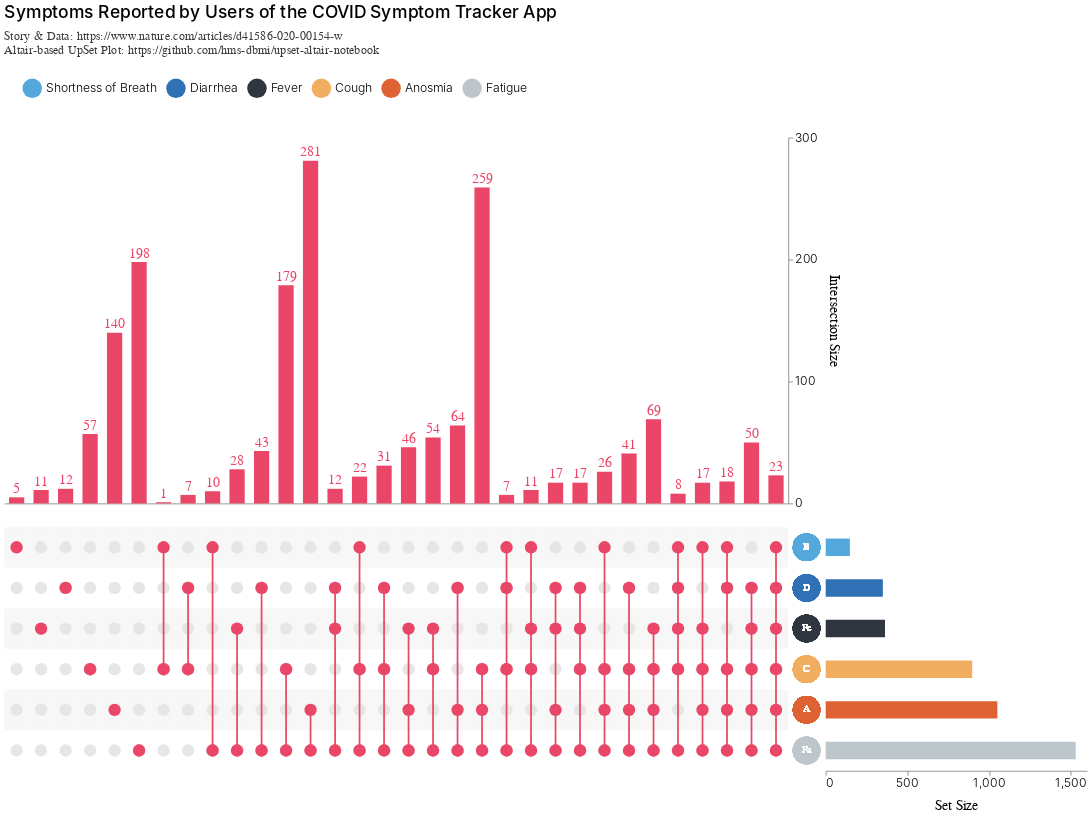

Source (Vega-Lite JSON):
### Vega-Lite specification from a JSON file in a GitHub repository (floating-point values rounded to 4 significant figures; data arrays with more than 128 entries replaced by an {"elided": "..."} marker saying what was removed)
{"config": {"view": {"continuousWidth": 400, "continuousHeight": 300, "stroke": null}, "axis": {"labelFontSize": 14, "labelFontWeight": 300, "titleFontSize": 16, "titleFontWeight": 400, "titlePadding": 10}, "concat": {"spacing": 0}, "legend": {"labelFontSize": 14, "labelFontWeight": 300, "orient": "top", "padding": 20, "symbolSize": 500.0, "symbolType": "circle", "titleFontSize": 16, "titleFontWeight": 400}, "title": {"anchor": "start", "fontSize": 18, "fontWeight": 400, "subtitlePadding": 10}}, "vconcat": [{"layer": [{"mark": {"type": "bar", "color": "#3A3A3A", "size": 17.5}, "encoding": {"color": {"condition": {"value": "#3A3A3A", "selection": {"not": "selector014"}}, "value": "#EA4667"}, "tooltip": [{"type": "quantitative", "aggregate": "max", "field": "count", "title": "Cardinality"}, {"type": "quantitative", "field": "degree", "title": "Degree"}], "x": {"type": "nominal", "axis": {"domain": true, "grid": false, "labels": false, "ticks": false}, "field": "intersection_id", "sort": {"field": "degree", "order": "ascending"}, "title": null}, "y": {"type": "quantitative", "aggregate": "max", "axis": {"grid": false, "orient": "right", "tickCount": 3}, "field": "count", "title": "Intersection Size"}}, "height": 420.0, "selection": {"selector014": {"type": "single", "fields": ["intersection_id"], "on": "mouseover"}, "selector013": {"type": "multi", "fields": ["set"], "bind": "legend"}}, "transform": [{"filter": {"selection": "selector013"}}, {"pivot": "set", "value": "is_intersect", "groupby": ["intersection_id", "count"], "op": "max"}, {"aggregate": [{"op": "sum", "field": "count", "as": "count"}], "groupby": ["Shortness of Breath", "Diarrhea", "Fever", "Cough", "Anosmia", "Fatigue"]}, {"calculate": "(isDefined(datum['Shortness of Breath']) ? datum['Shortness of Breath'] : 0)+(isDefined(datum['Diarrhea']) ? datum['Diarrhea'] : 0)+(isDefined(datum['Fever']) ? datum['Fever'] : 0)+(isDefined(datum['Cough']) ? datum['Cough'] : 0)+(isDefined(datum['Anosmia']) ? datum['Anosmia'] : 0)+(isDefined(datum['Fatigue']) ? datum['Fatigue'] : 0)", "as": "degree"}, {"filter": "(datum['degree'] !== 0)"}, {"window": [{"op": "row_number", "field": "", "as": "intersection_id"}], "frame": [null, null]}, {"fold": ["Shortness of Breath", "Diarrhea", "Fever", "Cough", "Anosmia", "Fatigue"], "as": ["set", "is_intersect"]}, {"lookup": "set", "from": {"data": {"name": "data-edc52b94e708b8ac518e05227a1d24db"}, "key": "set", "fields": ["set_abbre"]}}, {"lookup": "set", "from": {"data": {"name": "data-845b010f0be9092a4e24abf6f511af02"}, "key": "set", "fields": ["set_order"]}}, {"filter": {"selection": "selector013"}}, {"window": [{"op": "distinct", "field": "set", "as": "set_order"}], "frame": [null, 0], "sort": [{"field": "set_order"}]}], "width": 900}, {"mark": {"type": "text", "color": "#3A3A3A", "dy": -10, "size": 16}, "encoding": {"color": {"condition": {"value": "#3A3A3A", "selection": {"not": "selector014"}}, "value": "#EA4667"}, "text": {"type": "quantitative", "field": "count", "format": ".0f"}, "tooltip": [{"type": "quantitative", "aggregate": "max", "field": "count", "title": "Cardinality"}, {"type": "quantitative", "field": "degree", "title": "Degree"}], "x": {"type": "nominal", "axis": {"domain": true, "grid": false, "labels": false, "ticks": false}, "field": "intersection_id", "sort": {"field": "degree", "order": "ascending"}, "title": null}, "y": {"type": "quantitative", "aggregate": "max", "axis": {"grid": false, "orient": "right", "tickCount": 3}, "field": "count", "title": "Intersection Size"}}, "height": 420.0, "transform": [{"filter": {"selection": "selector013"}}, {"pivot": "set", "value": "is_intersect", "groupby": ["intersection_id", "count"], "op": "max"}, {"aggregate": [{"op": "sum", "field": "count", "as": "count"}], "groupby": ["Shortness of Breath", "Diarrhea", "Fever", "Cough", "Anosmia", "Fatigue"]}, {"calculate": "(isDefined(datum['Shortness of Breath']) ? datum['Shortness of Breath'] : 0)+(isDefined(datum['Diarrhea']) ? datum['Diarrhea'] : 0)+(isDefined(datum['Fever']) ? datum['Fever'] : 0)+(isDefined(datum['Cough']) ? datum['Cough'] : 0)+(isDefined(datum['Anosmia']) ? datum['Anosmia'] : 0)+(isDefined(datum['Fatigue']) ? datum['Fatigue'] : 0)", "as": "degree"}, {"filter": "(datum['degree'] !== 0)"}, {"window": [{"op": "row_number", "field": "", "as": "intersection_id"}], "frame": [null, null]}, {"fold": ["Shortness of Breath", "Diarrhea", "Fever", "Cough", "Anosmia", "Fatigue"], "as": ["set", "is_intersect"]}, {"lookup": "set", "from": {"data": {"name": "data-edc52b94e708b8ac518e05227a1d24db"}, "key": "set", "fields": ["set_abbre"]}}, {"lookup": "set", "from": {"data": {"name": "data-845b010f0be9092a4e24abf6f511af02"}, "key": "set", "fields": ["set_order"]}}, {"filter": {"selection": "selector013"}}, {"window": [{"op": "distinct", "field": "set", "as": "set_order"}], "frame": [null, 0], "sort": [{"field": "set_order"}]}], "width": 900}]}, {"hconcat": [{"layer": [{"mark": {"type": "circle", "opacity": 1, "size": 200}, "encoding": {"color": {"condition": {"value": "#3A3A3A", "selection": {"not": "selector014"}}, "value": "#EA4667"}, "tooltip": [{"type": "quantitative", "aggregate": "max", "field": "count", "title": "Cardinality"}, {"type": "quantitative", "field": "degree", "title": "Degree"}], "x": {"type": "nominal", "axis": {"domain": false, "grid": false, "labels": false, "ticks": false}, "field": "intersection_id", "sort": {"field": "degree", "order": "ascending"}, "title": null}, "y": {"type": "nominal", "axis": {"domain": false, "grid": false, "labels": false, "ticks": false}, "field": "set_order", "title": null}}, "height": 280.0, "selection": {"selector014": {"type": "single", "fields": ["intersection_id"], "on": "mouseover"}, "selector013": {"type": "multi", "fields": ["set"], "bind": "legend"}}, "transform": [{"filter": {"selection": "selector013"}}, {"pivot": "set", "value": "is_intersect", "groupby": ["intersection_id", "count"], "op": "max"}, {"aggregate": [{"op": "sum", "field": "count", "as": "count"}], "groupby": ["Shortness of Breath", "Diarrhea", "Fever", "Cough", "Anosmia", "Fatigue"]}, {"calculate": "(isDefined(datum['Shortness of Breath']) ? datum['Shortness of Breath'] : 0)+(isDefined(datum['Diarrhea']) ? datum['Diarrhea'] : 0)+(isDefined(datum['Fever']) ? datum['Fever'] : 0)+(isDefined(datum['Cough']) ? datum['Cough'] : 0)+(isDefined(datum['Anosmia']) ? datum['Anosmia'] : 0)+(isDefined(datum['Fatigue']) ? datum['Fatigue'] : 0)", "as": "degree"}, {"filter": "(datum['degree'] !== 0)"}, {"window": [{"op": "row_number", "field": "", "as": "intersection_id"}], "frame": [null, null]}, {"fold": ["Shortness of Breath", "Diarrhea", "Fever", "Cough", "Anosmia", "Fatigue"], "as": ["set", "is_intersect"]}, {"lookup": "set", "from": {"data": {"name": "data-edc52b94e708b8ac518e05227a1d24db"}, "key": "set", "fields": ["set_abbre"]}}, {"lookup": "set", "from": {"data": {"name": "data-845b010f0be9092a4e24abf6f511af02"}, "key": "set", "fields": ["set_order"]}}, {"filter": {"selection": "selector013"}}, {"window": [{"op": "distinct", "field": "set", "as": "set_order"}], "frame": [null, 0], "sort": [{"field": "set_order"}]}, {"filter": "(datum['is_intersect'] === 1)"}], "width": 900}, {"mark": "rect", "encoding": {"color": {"value": "#F7F7F7"}, "tooltip": [{"type": "quantitative", "aggregate": "max", "field": "count", "title": "Cardinality"}, {"type": "quantitative", "field": "degree", "title": "Degree"}], "x": {"type": "nominal", "axis": {"domain": false, "grid": false, "labels": false, "ticks": false}, "field": "intersection_id", "sort": {"field": "degree", "order": "ascending"}, "title": null}, "y": {"type": "nominal", "axis": {"domain": false, "grid": false, "labels": false, "ticks": false}, "field": "set_order", "title": null}}, "height": 280.0, "transform": [{"filter": {"selection": "selector013"}}, {"pivot": "set", "value": "is_intersect", "groupby": ["intersection_id", "count"], "op": "max"}, {"aggregate": [{"op": "sum", "field": "count", "as": "count"}], "groupby": ["Shortness of Breath", "Diarrhea", "Fever", "Cough", "Anosmia", "Fatigue"]}, {"calculate": "(isDefined(datum['Shortness of Breath']) ? datum['Shortness of Breath'] : 0)+(isDefined(datum['Diarrhea']) ? datum['Diarrhea'] : 0)+(isDefined(datum['Fever']) ? datum['Fever'] : 0)+(isDefined(datum['Cough']) ? datum['Cough'] : 0)+(isDefined(datum['Anosmia']) ? datum['Anosmia'] : 0)+(isDefined(datum['Fatigue']) ? datum['Fatigue'] : 0)", "as": "degree"}, {"filter": "(datum['degree'] !== 0)"}, {"window": [{"op": "row_number", "field": "", "as": "intersection_id"}], "frame": [null, null]}, {"fold": ["Shortness of Breath", "Diarrhea", "Fever", "Cough", "Anosmia", "Fatigue"], "as": ["set", "is_intersect"]}, {"lookup": "set", "from": {"data": {"name": "data-edc52b94e708b8ac518e05227a1d24db"}, "key": "set", "fields": ["set_abbre"]}}, {"lookup": "set", "from": {"data": {"name": "data-845b010f0be9092a4e24abf6f511af02"}, "key": "set", "fields": ["set_order"]}}, {"filter": {"selection": "selector013"}}, {"window": [{"op": "distinct", "field": "set", "as": "set_order"}], "frame": [null, 0], "sort": [{"field": "set_order"}]}, {"filter": "((datum['set_order'] % 2) === 1)"}], "width": 900}, {"mark": {"type": "circle", "opacity": 1, "size": 200}, "encoding": {"color": {"value": "#E6E6E6"}, "tooltip": [{"type": "quantitative", "aggregate": "max", "field": "count", "title": "Cardinality"}, {"type": "quantitative", "field": "degree", "title": "Degree"}], "x": {"type": "nominal", "axis": {"domain": false, "grid": false, "labels": false, "ticks": false}, "field": "intersection_id", "sort": {"field": "degree", "order": "ascending"}, "title": null}, "y": {"type": "nominal", "axis": {"domain": false, "grid": false, "labels": false, "ticks": false}, "field": "set_order", "title": null}}, "height": 280.0, "transform": [{"filter": {"selection": "selector013"}}, {"pivot": "set", "value": "is_intersect", "groupby": ["intersection_id", "count"], "op": "max"}, {"aggregate": [{"op": "sum", "field": "count", "as": "count"}], "groupby": ["Shortness of Breath", "Diarrhea", "Fever", "Cough", "Anosmia", "Fatigue"]}, {"calculate": "(isDefined(datum['Shortness of Breath']) ? datum['Shortness of Breath'] : 0)+(isDefined(datum['Diarrhea']) ? datum['Diarrhea'] : 0)+(isDefined(datum['Fever']) ? datum['Fever'] : 0)+(isDefined(datum['Cough']) ? datum['Cough'] : 0)+(isDefined(datum['Anosmia']) ? datum['Anosmia'] : 0)+(isDefined(datum['Fatigue']) ? datum['Fatigue'] : 0)", "as": "degree"}, {"filter": "(datum['degree'] !== 0)"}, {"window": [{"op": "row_number", "field": "", "as": "intersection_id"}], "frame": [null, null]}, {"fold": ["Shortness of Breath", "Diarrhea", "Fever", "Cough", "Anosmia", "Fatigue"], "as": ["set", "is_intersect"]}, {"lookup": "set", "from": {"data": {"name": "data-edc52b94e708b8ac518e05227a1d24db"}, "key": "set", "fields": ["set_abbre"]}}, {"lookup": "set", "from": {"data": {"name": "data-845b010f0be9092a4e24abf6f511af02"}, "key": "set", "fields": ["set_order"]}}, {"filter": {"selection": "selector013"}}, {"window": [{"op": "distinct", "field": "set", "as": "set_order"}], "frame": [null, 0], "sort": [{"field": "set_order"}]}], "width": 900}, {"mark": {"type": "bar", "color": "#3A3A3A", "size": 2}, "encoding": {"color": {"condition": {"value": "#3A3A3A", "selection": {"not": "selector014"}}, "value": "#EA4667"}, "tooltip": [{"type": "quantitative", "aggregate": "max", "field": "count", "title": "Cardinality"}, {"type": "quantitative", "field": "degree", "title": "Degree"}], "x": {"type": "nominal", "axis": {"domain": true, "grid": false, "labels": false, "ticks": false}, "field": "intersection_id", "sort": {"field": "degree", "order": "ascending"}, "title": null}, "y": {"type": "nominal", "aggregate": "min", "field": "set_order"}, "y2": {"aggregate": "max", "field": "set_order"}}, "height": 420.0, "transform": [{"filter": {"selection": "selector013"}}, {"pivot": "set", "value": "is_intersect", "groupby": ["intersection_id", "count"], "op": "max"}, {"aggregate": [{"op": "sum", "field": "count", "as": "count"}], "groupby": ["Shortness of Breath", "Diarrhea", "Fever", "Cough", "Anosmia", "Fatigue"]}, {"calculate": "(isDefined(datum['Shortness of Breath']) ? datum['Shortness of Breath'] : 0)+(isDefined(datum['Diarrhea']) ? datum['Diarrhea'] : 0)+(isDefined(datum['Fever']) ? datum['Fever'] : 0)+(isDefined(datum['Cough']) ? datum['Cough'] : 0)+(isDefined(datum['Anosmia']) ? datum['Anosmia'] : 0)+(isDefined(datum['Fatigue']) ? datum['Fatigue'] : 0)", "as": "degree"}, {"filter": "(datum['degree'] !== 0)"}, {"window": [{"op": "row_number", "field": "", "as": "intersection_id"}], "frame": [null, null]}, {"fold": ["Shortness of Breath", "Diarrhea", "Fever", "Cough", "Anosmia", "Fatigue"], "as": ["set", "is_intersect"]}, {"lookup": "set", "from": {"data": {"name": "data-edc52b94e708b8ac518e05227a1d24db"}, "key": "set", "fields": ["set_abbre"]}}, {"lookup": "set", "from": {"data": {"name": "data-845b010f0be9092a4e24abf6f511af02"}, "key": "set", "fields": ["set_order"]}}, {"filter": {"selection": "selector013"}}, {"window": [{"op": "distinct", "field": "set", "as": "set_order"}], "frame": [null, 0], "sort": [{"field": "set_order"}]}, {"filter": "(datum['is_intersect'] === 1)"}], "width": 900}, {"mark": {"type": "circle", "opacity": 1, "size": 200}, "encoding": {"color": {"condition": {"value": "#3A3A3A", "selection": {"not": "selector014"}}, "value": "#EA4667"}, "tooltip": [{"type": "quantitative", "aggregate": "max", "field": "count", "title": "Cardinality"}, {"type": "quantitative", "field": "degree", "title": "Degree"}], "x": {"type": "nominal", "axis": {"domain": false, "grid": false, "labels": false, "ticks": false}, "field": "intersection_id", "sort": {"field": "degree", "order": "ascending"}, "title": null}, "y": {"type": "nominal", "axis": {"domain": false, "grid": false, "labels": false, "ticks": false}, "field": "set_order", "title": null}}, "height": 280.0, "transform": [{"filter": {"selection": "selector013"}}, {"pivot": "set", "value": "is_intersect", "groupby": ["intersection_id", "count"], "op": "max"}, {"aggregate": [{"op": "sum", "field": "count", "as": "count"}], "groupby": ["Shortness of Breath", "Diarrhea", "Fever", "Cough", "Anosmia", "Fatigue"]}, {"calculate": "(isDefined(datum['Shortness of Breath']) ? datum['Shortness of Breath'] : 0)+(isDefined(datum['Diarrhea']) ? datum['Diarrhea'] : 0)+(isDefined(datum['Fever']) ? datum['Fever'] : 0)+(isDefined(datum['Cough']) ? datum['Cough'] : 0)+(isDefined(datum['Anosmia']) ? datum['Anosmia'] : 0)+(isDefined(datum['Fatigue']) ? datum['Fatigue'] : 0)", "as": "degree"}, {"filter": "(datum['degree'] !== 0)"}, {"window": [{"op": "row_number", "field": "", "as": "intersection_id"}], "frame": [null, null]}, {"fold": ["Shortness of Breath", "Diarrhea", "Fever", "Cough", "Anosmia", "Fatigue"], "as": ["set", "is_intersect"]}, {"lookup": "set", "from": {"data": {"name": "data-edc52b94e708b8ac518e05227a1d24db"}, "key": "set", "fields": ["set_abbre"]}}, {"lookup": "set", "from": {"data": {"name": "data-845b010f0be9092a4e24abf6f511af02"}, "key": "set", "fields": ["set_order"]}}, {"filter": {"selection": "selector013"}}, {"window": [{"op": "distinct", "field": "set", "as": "set_order"}], "frame": [null, 0], "sort": [{"field": "set_order"}]}, {"filter": "(datum['is_intersect'] === 1)"}], "width": 900}]}, {"layer": [{"mark": {"type": "circle", "size": 1000}, "encoding": {"color": {"type": "nominal", "field": "set", "scale": {"domain": ["Shortness of Breath", "Diarrhea", "Fever", "Cough", "Anosmia", "Fatigue"], "range": ["#55A8DB", "#3070B5", "#30363F", "#F1AD60", "#DF6234", "#BDC6CA"]}, "title": null}, "opacity": {"value": 1}, "y": {"type": "nominal", "axis": {"domain": false, "grid": false, "labels": false, "ticks": false}, "field": "set_order", "title": null}}, "selection": {"selector013": {"type": "multi", "fields": ["set"], "bind": "legend"}}, "transform": [{"filter": {"selection": "selector013"}}, {"pivot": "set", "value": "is_intersect", "groupby": ["intersection_id", "count"], "op": "max"}, {"aggregate": [{"op": "sum", "field": "count", "as": "count"}], "groupby": ["Shortness of Breath", "Diarrhea", "Fever", "Cough", "Anosmia", "Fatigue"]}, {"calculate": "(isDefined(datum['Shortness of Breath']) ? datum['Shortness of Breath'] : 0)+(isDefined(datum['Diarrhea']) ? datum['Diarrhea'] : 0)+(isDefined(datum['Fever']) ? datum['Fever'] : 0)+(isDefined(datum['Cough']) ? datum['Cough'] : 0)+(isDefined(datum['Anosmia']) ? datum['Anosmia'] : 0)+(isDefined(datum['Fatigue']) ? datum['Fatigue'] : 0)", "as": "degree"}, {"filter": "(datum['degree'] !== 0)"}, {"window": [{"op": "row_number", "field": "", "as": "intersection_id"}], "frame": [null, null]}, {"fold": ["Shortness of Breath", "Diarrhea", "Fever", "Cough", "Anosmia", "Fatigue"], "as": ["set", "is_intersect"]}, {"lookup": "set", "from": {"data": {"name": "data-edc52b94e708b8ac518e05227a1d24db"}, "key": "set", "fields": ["set_abbre"]}}, {"lookup": "set", "from": {"data": {"name": "data-845b010f0be9092a4e24abf6f511af02"}, "key": "set", "fields": ["set_order"]}}, {"filter": {"selection": "selector013"}}, {"window": [{"op": "distinct", "field": "set", "as": "set_order"}], "frame": [null, 0], "sort": [{"field": "set_order"}]}]}, {"mark": {"type": "text", "align": "center"}, "encoding": {"color": {"value": "white"}, "opacity": {"value": 1}, "text": {"type": "nominal", "field": "set_abbre"}, "y": {"type": "nominal", "axis": {"domain": false, "grid": false, "labels": false, "ticks": false}, "field": "set_order", "title": null}}, "transform": [{"filter": {"selection": "selector013"}}, {"pivot": "set", "value": "is_intersect", "groupby": ["intersection_id", "count"], "op": "max"}, {"aggregate": [{"op": "sum", "field": "count", "as": "count"}], "groupby": ["Shortness of Breath", "Diarrhea", "Fever", "Cough", "Anosmia", "Fatigue"]}, {"calculate": "(isDefined(datum['Shortness of Breath']) ? datum['Shortness of Breath'] : 0)+(isDefined(datum['Diarrhea']) ? datum['Diarrhea'] : 0)+(isDefined(datum['Fever']) ? datum['Fever'] : 0)+(isDefined(datum['Cough']) ? datum['Cough'] : 0)+(isDefined(datum['Anosmia']) ? datum['Anosmia'] : 0)+(isDefined(datum['Fatigue']) ? datum['Fatigue'] : 0)", "as": "degree"}, {"filter": "(datum['degree'] !== 0)"}, {"window": [{"op": "row_number", "field": "", "as": "intersection_id"}], "frame": [null, null]}, {"fold": ["Shortness of Breath", "Diarrhea", "Fever", "Cough", "Anosmia", "Fatigue"], "as": ["set", "is_intersect"]}, {"lookup": "set", "from": {"data": {"name": "data-edc52b94e708b8ac518e05227a1d24db"}, "key": "set", "fields": ["set_abbre"]}}, {"lookup": "set", "from": {"data": {"name": "data-845b010f0be9092a4e24abf6f511af02"}, "key": "set", "fields": ["set_order"]}}, {"filter": {"selection": "selector013"}}, {"window": [{"op": "distinct", "field": "set", "as": "set_order"}], "frame": [null, 0], "sort": [{"field": "set_order"}]}]}]}, {"mark": {"type": "bar", "size": 20}, "encoding": {"color": {"type": "nominal", "field": "set", "scale": {"domain": ["Shortness of Breath", "Diarrhea", "Fever", "Cough", "Anosmia", "Fatigue"], "range": ["#55A8DB", "#3070B5", "#30363F", "#F1AD60", "#DF6234", "#BDC6CA"]}, "title": null}, "opacity": {"value": 1}, "x": {"type": "quantitative", "aggregate": "sum", "axis": {"grid": false, "tickCount": 3}, "field": "count", "title": "Set Size"}, "y": {"type": "nominal", "axis": {"domain": false, "grid": false, "labels": false, "ticks": false}, "field": "set_order", "title": null}}, "selection": {"selector013": {"type": "multi", "fields": ["set"], "bind": "legend"}}, "transform": [{"filter": {"selection": "selector013"}}, {"pivot": "set", "value": "is_intersect", "groupby": ["intersection_id", "count"], "op": "max"}, {"aggregate": [{"op": "sum", "field": "count", "as": "count"}], "groupby": ["Shortness of Breath", "Diarrhea", "Fever", "Cough", "Anosmia", "Fatigue"]}, {"calculate": "(isDefined(datum['Shortness of Breath']) ? datum['Shortness of Breath'] : 0)+(isDefined(datum['Diarrhea']) ? datum['Diarrhea'] : 0)+(isDefined(datum['Fever']) ? datum['Fever'] : 0)+(isDefined(datum['Cough']) ? datum['Cough'] : 0)+(isDefined(datum['Anosmia']) ? datum['Anosmia'] : 0)+(isDefined(datum['Fatigue']) ? datum['Fatigue'] : 0)", "as": "degree"}, {"filter": "(datum['degree'] !== 0)"}, {"window": [{"op": "row_number", "field": "", "as": "intersection_id"}], "frame": [null, null]}, {"fold": ["Shortness of Breath", "Diarrhea", "Fever", "Cough", "Anosmia", "Fatigue"], "as": ["set", "is_intersect"]}, {"lookup": "set", "from": {"data": {"name": "data-edc52b94e708b8ac518e05227a1d24db"}, "key": "set", "fields": ["set_abbre"]}}, {"lookup": "set", "from": {"data": {"name": "data-845b010f0be9092a4e24abf6f511af02"}, "key": "set", "fields": ["set_order"]}}, {"filter": {"selection": "selector013"}}, {"window": [{"op": "distinct", "field": "set", "as": "set_order"}], "frame": [null, 0], "sort": [{"field": "set_order"}]}, {"filter": "(datum['is_intersect'] === 1)"}], "width": 300}], "resolve": {"scale": {"y": "shared"}}, "spacing": 5}], "data": {"name": "data-51a18922e537214846aa112d1ccd2e10"}, "spacing": 20, "title": {"text": "Symptoms Reported by Users of the COVID Symptom Tracker App", "subtitle": ["Story & Data: https://www.nature.com/articles/d41586-020-00154-w", "Altair-based UpSet Plot: https://github.com/hms-dbmi/upset-altair-notebook"], "fontSize": 20, "fontWeight": 500, "subtitleColor": "#3A3A3A", "subtitleFontSize": 14}, "$schema": "https://vega.github.io/schema/vega-lite/v4.0.0.json", "datasets": {"data-51a18922e537214846aa112d1ccd2e10": {"elided": "192 records"}, "data-edc52b94e708b8ac518e05227a1d24db": [{"set": "Shortness of Breath", "set_abbre": "B"}, {"set": "Diarrhea", "set_abbre": "D"}, {"set": "Fever", "set_abbre": "Fe"}, {"set": "Cough", "set_abbre": "C"}, {"set": "Anosmia", "set_abbre": "A"}, {"set": "Fatigue", "set_abbre": "Fa"}], "data-845b010f0be9092a4e24abf6f511af02": [{"set": "Shortness of Breath", "set_order": 1}, {"set": "Diarrhea", "set_order": 2}, {"set": "Fever", "set_order": 3}, {"set": "Cough", "set_order": 4}, {"set": "Anosmia", "set_order": 5}, {"set": "Fatigue", "set_order": 6}]}}
